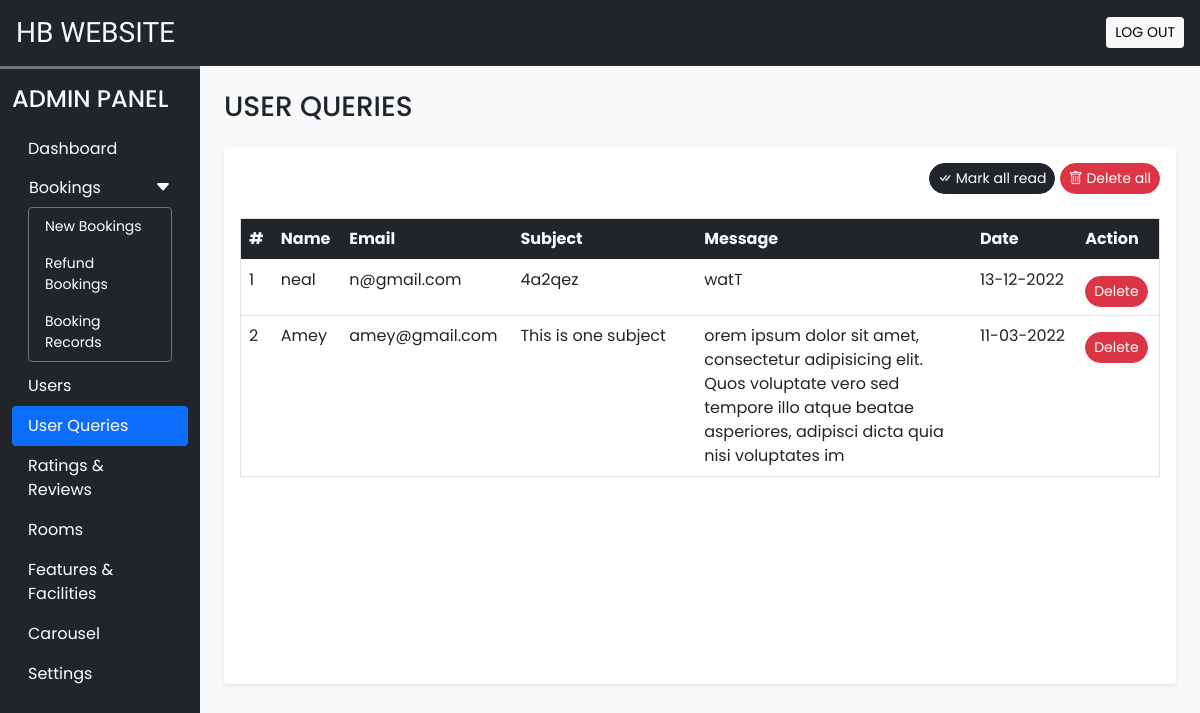
Page /admin/user_queries.php (signed in) on the committed database.
### tables this page shows
CREATE TABLE IF NOT EXISTS `user_queries` (
  `sr_no` int NOT NULL AUTO_INCREMENT,
  `name` varchar(50) NOT NULL,
  `email` varchar(150) NOT NULL,
  `subject` varchar(200) NOT NULL,
  `message` varchar(500) NOT NULL,
  `datentime` datetime NOT NULL DEFAULT CURRENT_TIMESTAMP,
  `seen` tinyint NOT NULL DEFAULT '0',
  PRIMARY KEY (`sr_no`)
);

### admin/user_queries.php (the view, shortened to what this page needs)
<!DOCTYPE html>
<html lang="en">
<head>
  <?php require('inc/links.php'); ?>
</head>
<body class="bg-light">
  <?php require('inc/header.php'); ?>
  <div class="container-fluid" id="main-content">
    <div class="row">
      <div class="col-lg-10 ms-auto p-4 overflow-hidden">
        <h3 class="mb-4">USER QUERIES</h3>
        <div class="card border-0 shadow-sm mb-4">
          <div class="card-body">
            <div class="text-end mb-4">
              <a href="?seen=all" class="btn btn-dark rounded-pill shadow-none btn-sm">
                <i class="bi bi-check-all"></i> Mark all read
              </a>
              <a href="?del=all" class="btn btn-danger rounded-pill shadow-none btn-sm">
                <i class="bi bi-trash"></i> Delete all
              </a>
            </div>
            <div class="table-responsive-md" style="height: 450px; overflow-y: scroll;">
              <table class="table table-hover border">
                <thead class="sticky-top">
                  <tr class="bg-dark text-light">
                    <th scope="col">#</th>
                    <th scope="col">Name</th>
                    <th scope="col">Email</th>
                    <th scope="col" width="20%">Subject</th>
                    <th scope="col" width="30%">Message</th>
                    <th scope="col">Date</th>
                    <th scope="col">Action</th>
                  </tr>
                </thead>
                <tbody>
                  <?php
                    $q = "SELECT * FROM `user_queries` ORDER BY `sr_no` DESC";
                    $data = mysqli_query($con,$q);
                    $i=1;
                    while($row = mysqli_fetch_assoc($data))
                    {
                      $date = date('d-m-Y',strtotime($row['datentime']));
                      $seen='';
                      $seen.="<a href='?del=$row[sr_no]' class='btn btn-sm rounded-pill btn-danger mt-2'>Delete</a>";
                      echo<<<query
                        <tr>
                          <td>$i</td>
                          <td>$row[name]</td>
                          <td>$row[email]</td>
                          <td>$row[subject]</td>
                          <td>$row[message]</td>
                          <td>$date</td>
                          <td>$seen</td>
                        </tr>
                      query;
                      $i++;
                    }
                  ?>
                </tbody>
              </table>
            </div>
          </div>
        </div>
      </div>
    </div>
  </div>
</body>
</html>

### admin/inc/links.php (shortened to what this page needs)
<link rel="stylesheet" href="https://cdn.jsdelivr.net/npm/bootstrap-icons@1.9.1/font/bootstrap-icons.css">
<link href="https://cdn.jsdelivr.net/npm/bootstrap@5.0.2/dist/css/bootstrap.min.css" rel="stylesheet">
<link rel="stylesheet" href="css/common.css">

### admin/inc/header.php (shortened to what this page needs)
<div class="container-fluid bg-dark text-light p-3 d-flex align-items-center justify-content-between sticky-top">
  <h3 class="mb-0 h-font">HB WEBSITE</h3>
  <a href="logout.php" class="btn btn-light btn-sm">LOG OUT</a>
</div>
<div class="col-lg-2 bg-dark border-top border-3 border-secondary" id="dashboard-menu">
  <nav class="navbar navbar-expand-lg navbar-dark">
    <div class="container-fluid flex-lg-column align-items-stretch">
      <h4 class="mt-2 text-light">ADMIN PANEL</h4>
      <div class="collapse navbar-collapse flex-column align-items-stretch mt-2" id="adminDropdown">
        <ul class="nav nav-pills flex-column">
          <li class="nav-item">
            <a class="nav-link text-white" href="dashboard.php">Dashboard</a>
          </li>
          <li class="nav-item">
            <button class="btn text-white px-3 w-100 shadow-none text-start d-flex align-items-center justify-content-between" type="button" data-bs-toggle="collapse" data-bs-target="#bookingLinks">
              <span>Bookings</span>
              <span><i class="bi bi-caret-down-fill"></i></span>
            </button>
            <div class="collapse show px-3 small mb-1" id="bookingLinks">
              <ul class="nav nav-pills flex-column rounded border border-secondary">
                <li class="nav-item">
                  <a class="nav-link text-white" href="new_bookings.php">New Bookings</a>
                </li>
                <li class="nav-item">
                  <a class="nav-link text-white" href="refund_bookings.php">Refund Bookings</a>
                </li>
                <li class="nav-item">
                  <a class="nav-link text-white" href="booking_records.php">Booking Records</a>
                </li>
              </ul>
            </div>
          </li>
          <li class="nav-item">
            <a class="nav-link text-white" href="users.php">Users</a>
          </li>
          <li class="nav-item">
            <a class="nav-link text-white" href="user_queries.php">User Queries</a>
          </li>
          <li class="nav-item">
            <a class="nav-link text-white" href="rate_review.php">Ratings & Reviews</a>
          </li>
          <li class="nav-item">
            <a class="nav-link text-white" href="rooms.php">Rooms</a>
          </li>
          <li class="nav-item">
            <a class="nav-link text-white" href="features_facilities.php">Features & Facilities</a>
          </li>
          <li class="nav-item">
            <a class="nav-link text-white" href="carousel.php">Carousel</a>
          </li>
          <li class="nav-item">
            <a class="nav-link text-white" href="settings.php">Settings</a>
          </li>
        </ul>
      </div>
    </div>
  </nav>
</div>

### admin/css/common.css (style rules this page uses)
:root { --teal: #2ec1ac; --teal_hover: #279e8c; }
* { font-family: 'Poppins', sans-serif; }
.h-font { font-family: 'Merienda', cursive; }
#dashboard-menu { position: fixed; height: 100%; z-index: 11; }

### rows in the picture
user_queries: name "neal", email "n@gmail.com", subject "4a2qez", message "watT", datentime "13-12-2022"
user_queries: name "Amey", email "amey@gmail.com", subject "This is one subject", message "orem ipsum dolor sit amet, consectetur adipisicing elit. Quos voluptate vero sed tempore illo atque beatae asperiores, adipisci dicta quia nisi voluptates im", datentime "11-03-2022"
